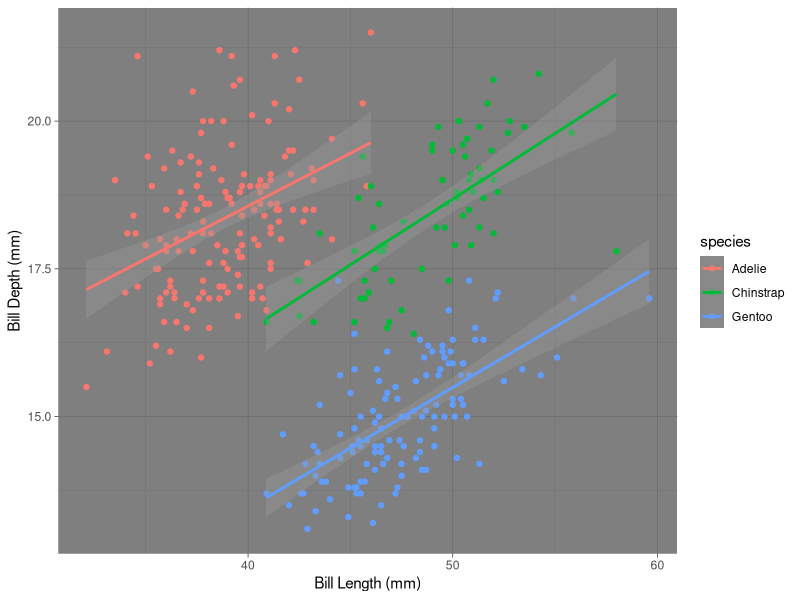

Generate this figure with R:
## ---- chunk 1
knitr::opts_chunk$set(echo = TRUE)
## ---- chunk 2
library(tidyverse)
library(here)
library(palmerpenguins)

## ---- chunk 3
glimpse(penguins)
## ---- chunk 4
penguins %>%
  ggplot(aes(x = bill_length_mm,
           y = bill_depth_mm,
           color = species))+
  geom_point(aes(fill = species))+
  geom_smooth(method = "lm")+
  labs(x = "Bill Length (mm)",
       y = "Bill Depth (mm)")+
  theme_dark()
